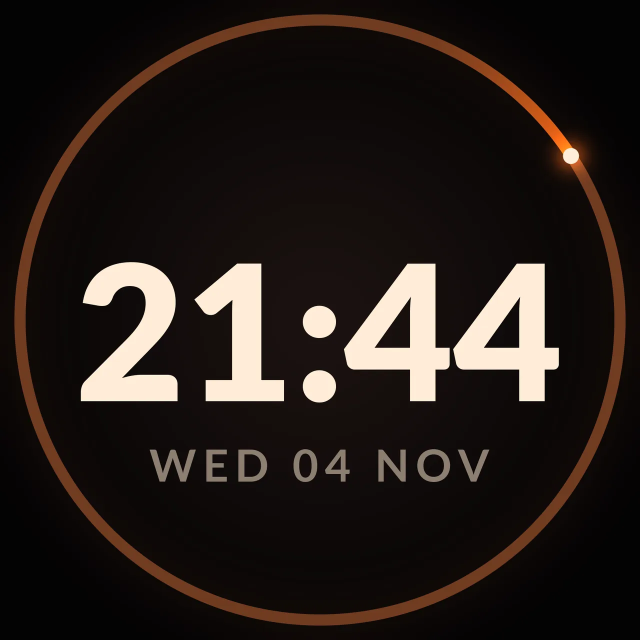
#> input picture site/images/clock-1280.webp, 1280 x 1280 px, given in place of dule 'pixdial.designs.cpu.Crown.name' from None>-busy@2x.png, which was not available (shown at 1/2 size)
$ python build.py
#> lines starting #> are read from the running program, lines starting #| are printed output that depends on the picture; after the words box and inside, x2 and y2 are one past the last pixel; in counts of white or black regions, pixels touching at a corner belong together
"""Rebuild the README graphics from CLI renders: uv run python docs/images/build.py.

The source PNGs and APNG animation are produced by `uv run pixdial render`.
Pillow only resizes, masks the round panels, adds labels and encodes the WebP.
Intermediate output stays under build/readme/; no panel is opened.
"""

from __future__ import annotations

import subprocess
from pathlib import Path

from PIL import Image, ImageDraw, ImageFont, ImageSequence

from pixdial.designs import BUILTIN, THEMES
from pixdial.designs.geometry import FONTS

ROOT = Path(__file__).resolve().parents[2]
OUT = ROOT / "docs" / "images"
WORK = ROOT / "build" / "readme"
GROUND = "#070402"
TEXT = "#FFF4E6"
MAX_BYTES = 1_500_000


def render(*args: str) -> None:
    subprocess.run(
        ["uv", "run", "pixdial", "--config", str(WORK / "config.toml"), "render", *args],
        cwd=ROOT,
        check=True,
        timeout=300,
        capture_output=True,
        text=True,
    )


def circle(image: Image.Image, size: int) -> Image.Image:
    mask = Image.new("L", (size * 4, size * 4))
    ImageDraw.Draw(mask).ellipse((0, 0, size * 4 - 1, size * 4 - 1), fill=255)
    panel = image.convert("RGBA").resize((size, size), Image.Resampling.LANCZOS)
    panel.putalpha(mask.resize((size, size), Image.Resampling.LANCZOS))
    return panel


def sheet(entries: list[tuple[str, Path]], columns: int, size: int) -> Image.Image:
    margin, gap, label_height = 48, 32, 68
    rows = (len(entries) + columns - 1) // columns
    width = 2 * margin + columns * size + (columns - 1) * gap
    height = 2 * margin + rows * (size + label_height) + (rows - 1) * 16
    canvas = Image.new("RGB", (width, height), GROUND)
    draw = ImageDraw.Draw(canvas)
    font = ImageFont.truetype(str(FONTS / "Lato-Regular.ttf"), 28)
    for index, (label, source) in enumerate(entries):
        row, col = divmod(index, columns)
        count = min(columns, len(entries) - row * columns)
        row_width = count * size + (count - 1) * gap
        x = (width - row_width) // 2 + col * (size + gap)
        y = margin + row * (size + label_height + 16)
        with Image.open(source) as original:
            panel = circle(original, size)
            canvas.paste(panel, (x, y), panel)
        draw.text((x + size / 2, y + size + 28), label, font=font, fill=TEXT, anchor="mm")
    return canvas


def animation(source: Path, destination: Path) -> None:
    frames, durations = [], []
    with Image.open(source) as original:
        for frame in ImageSequence.Iterator(original):
            canvas = Image.new("RGB", (480, 480), GROUND)
            panel = circle(frame, 400)
            canvas.paste(panel, (40, 40), panel)
            frames.append(canvas)
            durations.append(round(frame.info["duration"]))
    frames[0].save(
        destination,
        save_all=True,
        append_images=frames[1:],
        duration=durations,
        loop=0,
        lossless=True,
        method=6,
    )


def main() -> None:
    WORK.mkdir(parents=True, exist_ok=True)
    (WORK / "config.toml").write_text('theme = "warm"\nsources = []\n')
    renders = WORK / "renders"
    render(*BUILTIN, "--scale", "2", "--out", str(renders))
    render(*(f"crown:{theme}" for theme in THEMES), "--scale", "2", "--out", str(renders))
    sheet([(name, renders / f"{name}-busy@2x.png") for name in BUILTIN], 4, 300).save(
        OUT / "designs.png", optimize=True
    )
#> in sheet, `canvas = Image.new("RGB", (width, height), GROUND)`:
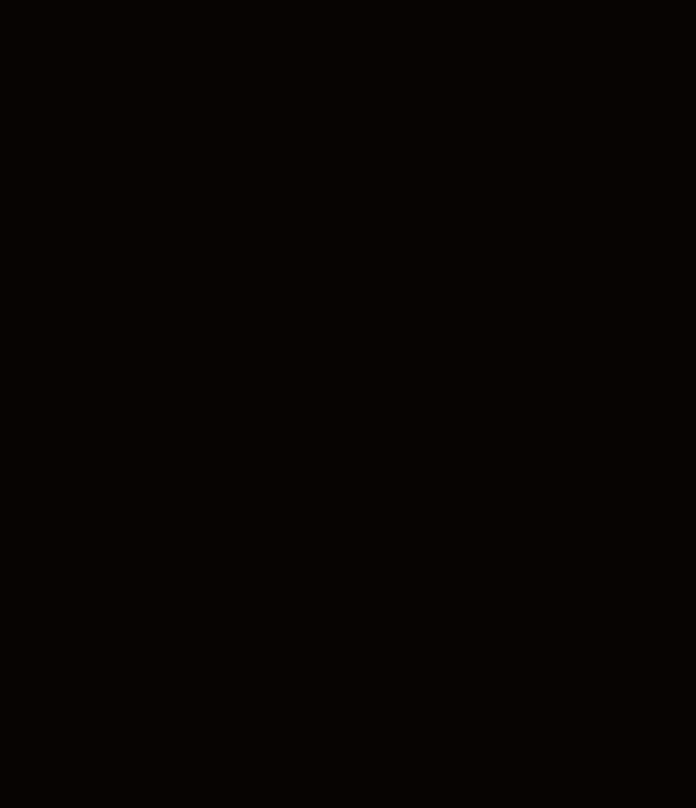
#> canvas: PIL image 1392x1616 RGB (shown at 1/2 size); mean R, G, B 7, 4, 2
#> in sheet, original is the input picture: PIL image 1280x1280 RGB; mean R, G, B 36.9, 28.8, 24.7
#> in circle, `mask = Image.new("L", (size * 4, size * 4))`: mask: PIL image 1200x1200 L; every value is 0
#> in circle, `ImageDraw.Draw(mask).ellipse((0, 0, size * 4 - 1, size * 4 - 1), fill=..`:
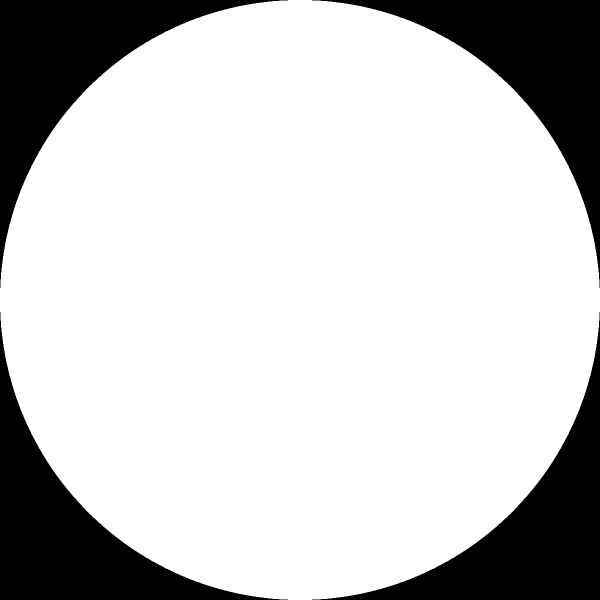
#> mask: PIL image 1200x1200 L (shown at 1/2 size); 78.5% white; 4 black regions, box (x1, y1, x2, y2) and area: (0, 0, 576, 576) 77296, (624, 0, 1200, 576) 77296, (0, 624, 576, 1200) 77296, (624, 624, 1200, 1200) 77296
#> in circle, `panel = image.convert("RGBA").resize((size, size), Image.Resampling.LA..`:
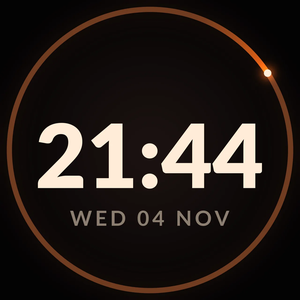
#> panel: PIL image 300x300 RGBA; mean R, G, B, A 36.8, 28.8, 24.7, 255
#> in circle, `panel.putalpha(mask.resize((size, size), Image.Resampling.LANCZOS))`:
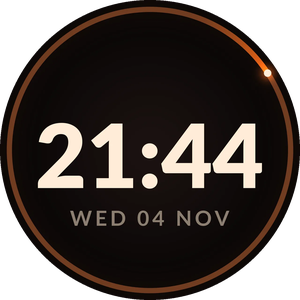
#> panel: PIL image 300x300 RGBA; mean R, G, B, A 36.8, 28.8, 24.7, 200.3; transparent parts drawn white
    sheet([(theme, renders / f"crown-{theme}-busy@2x.png") for theme in THEMES], 3, 400).save(
        OUT / "themes.png", optimize=True
    )
    render("--gallery", str(WORK / "gallery"))
    animation(WORK / "gallery" / "orb-busy-anim.png", OUT / "demo.webp")
    for name in ("designs.png", "themes.png", "demo.webp"):
        size = (OUT / name).stat().st_size
        if size >= MAX_BYTES:
            raise ValueError(f"{name}: {size:,} bytes exceeds the README image budget")
        print(f"docs/images/{name}: {size:,} bytes")


if __name__ == "__main__":
#> (the run stopped early here; a loop or call above may not have finished)
